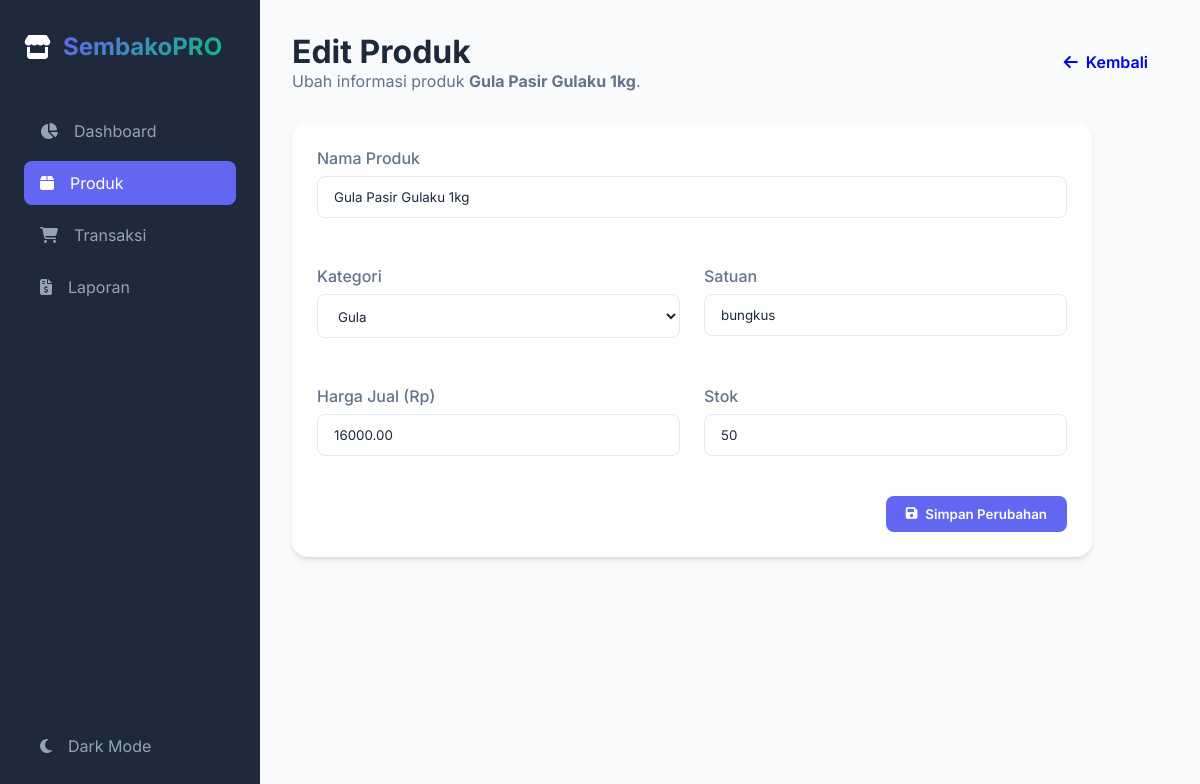
Page /product-edit.php?id=3 on the committed database.
### tables this page shows
CREATE TABLE IF NOT EXISTS products (
    id INT AUTO_INCREMENT PRIMARY KEY,
    category_id INT,
    name VARCHAR(255) NOT NULL,
    price DECIMAL(10, 2) NOT NULL,
    stock INT DEFAULT 0,
    unit VARCHAR(50) DEFAULT 'pcs',
    image VARCHAR(255) DEFAULT 'default.png',
    created_at TIMESTAMP DEFAULT CURRENT_TIMESTAMP,
    updated_at TIMESTAMP DEFAULT CURRENT_TIMESTAMP ON UPDATE CURRENT_TIMESTAMP,
    FOREIGN KEY (category_id) REFERENCES categories(id) ON DELETE SET NULL
);

CREATE TABLE IF NOT EXISTS categories (
    id INT AUTO_INCREMENT PRIMARY KEY,
    name VARCHAR(100) NOT NULL,
    created_at TIMESTAMP DEFAULT CURRENT_TIMESTAMP
);

### product-edit.php (the view, shortened to what this page needs)
<?php
require_once 'includes/header.php';
require_once 'includes/sidebar.php';
$conn = getDB();
$id = (int)$_GET['id'];
$product = $conn->query("SELECT * FROM products WHERE id = $id")->fetch_assoc();
$categories = $conn->query("SELECT * FROM categories ORDER BY name ASC");
?>
<main class="main-container">
    <header class="fade-in">
        <div>
            <h1>Edit Produk</h1>
            <p style="color: var(--text-muted)">Ubah informasi produk <b><?= htmlspecialchars($product['name']) ?></b>.</p>
        </div>
        <div>
            <a href="products.php" class="btn">
                <i class="fas fa-arrow-left"></i> Kembali
            </a>
        </div>
    </header>
    <div class="card fade-in" style="max-width: 800px; animation-delay: 0.1s">
        <form action="" method="POST">
            <div style="display: grid; grid-template-columns: 1fr 1fr; gap: 1.5rem;">
                <div class="form-group" style="grid-column: span 2;">
                    <label class="form-label">Nama Produk</label>
                    <input type="text" name="name" class="form-control" value="<?= htmlspecialchars($product['name']) ?>" required>
                </div>
                <div class="form-group">
                    <label class="form-label">Kategori</label>
                    <select name="category_id" class="form-control" required>
                        <?php while($cat = $categories->fetch_assoc()): ?>
                            <option value="<?= $cat['id'] ?>" <?= $cat['id'] == $product['category_id'] ? 'selected' : '' ?>>
                                <?= htmlspecialchars($cat['name']) ?>
                            </option>
                        <?php endwhile; ?>
                    </select>
                </div>
                <div class="form-group">
                    <label class="form-label">Satuan</label>
                    <input type="text" name="unit" class="form-control" value="<?= htmlspecialchars($product['unit']) ?>" required>
                </div>
                <div class="form-group">
                    <label class="form-label">Harga Jual (Rp)</label>
                    <input type="number" name="price" class="form-control" value="<?= $product['price'] ?>" required>
                </div>
                <div class="form-group">
                    <label class="form-label">Stok</label>
                    <input type="number" name="stock" class="form-control" value="<?= $product['stock'] ?>" required>
                </div>
            </div>
            <div style="margin-top: 1rem; text-align: right;">
                <button type="submit" class="btn btn-primary">
                    <i class="fas fa-save"></i> Simpan Perubahan
                </button>
            </div>
        </form>
    </div>
</main>
<?php require_once 'includes/footer.php'; ?>

### assets/css/style.css (style rules this page uses)
:root { --primary: #6366f1; --primary-hover: #4f46e5; --secondary: #10b981; --accent: #f59e0b; --danger: #ef4444; --background: #f8fafc; --card-bg: rgba(255, 255, 255, 0.8); --sidebar-bg: #1e293b; --sidebar-text: #94a3b8; --sidebar-active: #ffffff; --text-main: #1e293b; --text-muted: #64748b; --border-color: #e2e8f0; --glass-border: rgba(255, 255, 255, 0.2); --shadow: 0 4px 6px -1px rgb(0 0 0 / 0.1), 0 2px 4px -2px rgb(0 0 0 / 0.1); --shadow-lg: 0 10px 15px -3px rgb(0 0 0 / 0.1), 0 4px 6px -4px rgb(0 0 0 / 0.1); }
* { margin: 0; padding: 0; box-sizing: border-box; font-family: 'Inter', system-ui, -apple-system, sans-serif; }
body { background-color: var(--background); color: var(--text-main); transition: background-color 0.3s ease; min-height: 100vh; display: flex; }
.main-container { margin-left: 260px; flex-grow: 1; padding: 2rem; }
header { display: flex; justify-content: space-between; align-items: center; margin-bottom: 2rem; }
.card { background: var(--card-bg); backdrop-filter: blur(12px); -webkit-backdrop-filter: blur(12px); border: 1px solid var(--glass-border); border-radius: 1rem; padding: 1.5rem; box-shadow: var(--shadow); }
.btn { padding: 0.625rem 1.25rem; border-radius: 0.5rem; border: none; font-weight: 600; cursor: pointer; transition: all 0.2s ease; display: inline-flex; align-items: center; gap: 0.5rem; text-decoration: none; }
.btn-primary { background-color: var(--primary); color: #fff; }
.form-group { margin-bottom: 1.5rem; }
.form-label { display: block; margin-bottom: 0.5rem; font-weight: 500; color: var(--text-muted); }
.form-control { width: 100%; padding: 0.75rem 1rem; border-radius: 0.5rem; border: 1px solid var(--border-color); background-color: transparent; color: var(--text-main); transition: all 0.2s ease; }
.fade-in { animation: fadeIn 0.4s ease forwards; }

### rows in the picture
products: name "Gula Pasir Gulaku 1kg", category_id "Gula", unit "bungkus", price "16000.00", stock "50"
